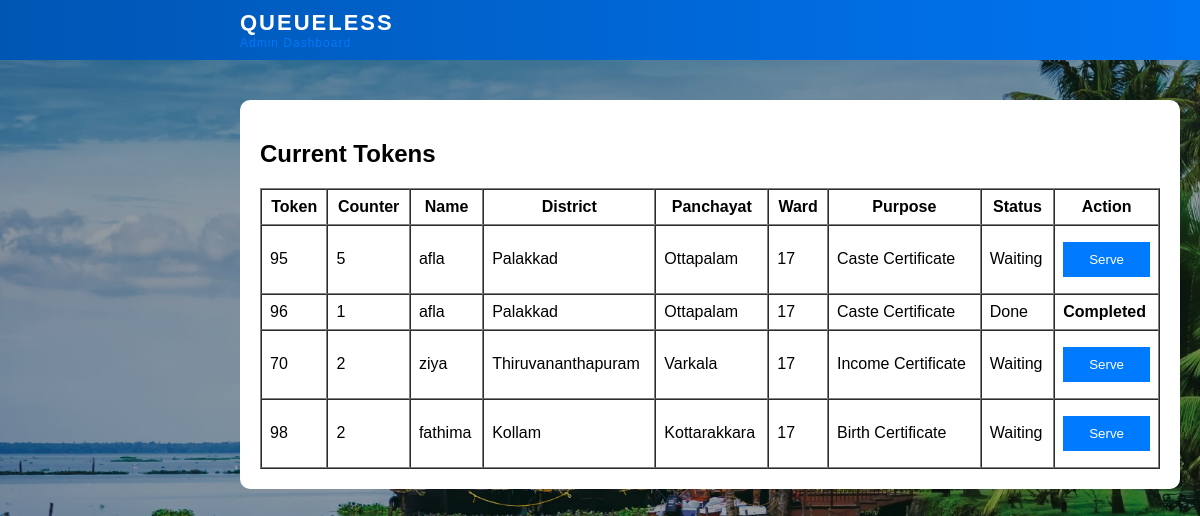
The page /admin on the database its author committed.
### tables this page shows
CREATE TABLE tokens (
            id INTEGER PRIMARY KEY AUTOINCREMENT,
            name TEXT,
            district TEXT,
            panchayat TEXT,
            ward INTEGER,
            purpose TEXT,
            token_number INTEGER,
            counter_number INTEGER,
            status TEXT
        );

### app.py (the view)
@app.route("/admin")
def admin():
    conn = get_db_connection()
    tokens = conn.execute("""
        SELECT token_number, counter_number, name, district,
               panchayat, ward, purpose, status
        FROM tokens
        ORDER BY id DESC
    """).fetchall()
    conn.close()
    return render_template("admin.html", tokens=tokens)

### app.py (called while the page is built)
def get_db_connection():
    conn = sqlite3.connect("queueless.db")
    conn.row_factory = sqlite3.Row
    return conn

### templates/admin.html (shortened to what this page needs)
 <!DOCTYPE html>
<html lang="en">
<head>
    <link rel="stylesheet" href="{{ url_for('static', filename='style.css') }}">
</head>
<body>
<div class="topbar">
    <div class="brand">
        QUEUELESS
        <span>Admin Dashboard</span>
    </div>
</div>
<div class="content">
    <div class="left-panel">
        <h2>Current Tokens</h2>
        {% if tokens %}
        <table border="1" width="100%" cellpadding="8" cellspacing="0">
            <tr>
                <th>Token</th>
                <th>Counter</th>
                <th>Name</th>
                <th>District</th>
                <th>Panchayat</th>
                <th>Ward</th>
                <th>Purpose</th>
                <th>Status</th>
                <th>Action</th>
            </tr>
            {% for t in tokens %}
            <tr>
                <td>{{ t.token_number }}</td>
                <td>{{ t.counter_number }}</td>
                <td>{{ t.name }}</td>
                <td>{{ t.district }}</td>
                <td>{{ t.panchayat }}</td>
                <td>{{ t.ward }}</td>
                <td>{{ t.purpose }}</td>
                <td>{{ t.status }}</td>
                <td>
    {% if t.status == "Waiting" %}
        <button onclick="serveToken({{ t.token_number }})">Serve</button>
    {% elif t.status == "Serving" %}
        <button onclick="doneToken({{ t.token_number }})">Done</button>
    {% else %}
        <b>Completed</b>
    {% endif %}
</td>
            </tr>
            {% endfor %}
        </table>
        {% else %}
            <p>No tokens generated yet.</p>
        {% endif %}
    </div>
</div>
</body>
</html>

### static/style.css (style rules this page uses)
body { font-family: Arial; background: #eef2f3; }
.box input, textarea, select, button { width: 100%; padding: 10px; margin: 8px 0; }
span { color: #007bff; }
button { background: #007bff; color: white; border: none; cursor: pointer; }
.topbar { width: 100%; height: 60px; background: linear-gradient(90deg, #0056b3, #007bff); color: white; display: flex; align-items: center; padding-left: 240px; position: fixed; top: 0; z-index: 1000; }
.brand { font-size: 22px; font-weight: bold; letter-spacing: 2px; }
.brand span { display: block; font-size: 12px; font-weight: normal; letter-spacing: 1px; opacity: 0.9; }
.content { margin-left: 220px; margin-top: 80px; display: flex; gap: 20px; padding: 20px; }
.left-panel { flex: 2; background: white; padding: 20px; border-radius: 10px; }
.left-panel input, .left-panel textarea, .left-panel select, .left-panel button { width: 100%; padding: 10px; margin: 8px 0; }
body { font-family: Arial, sans-serif; margin: 0; min-height: 100vh; background: linear-gradient( rgba(0, 0, 0, 0.35), rgba(0, 0, 0, 0.35) ), url("/static/bg.jpg") no-repeat center center fixed; background-size: cover; }

### rows shown on the page
tokens: token_number "95", counter_number "5", name "afla", district "Palakkad", panchayat "Ottapalam", ward "17", purpose "Caste Certificate", status "Waiting"
tokens: token_number "96", counter_number "1", name "afla", district "Palakkad", panchayat "Ottapalam", ward "17", purpose "Caste Certificate", status "Done", shows "Completed"
tokens: token_number "70", counter_number "2", name "ziya", district "Thiruvananthapuram", panchayat "Varkala", ward "17", purpose "Income Certificate", status "Waiting"
tokens: token_number "98", counter_number "2", name "fathima", district "Kollam", panchayat "Kottarakkara", ward "17", purpose "Birth Certificate", status "Waiting"
